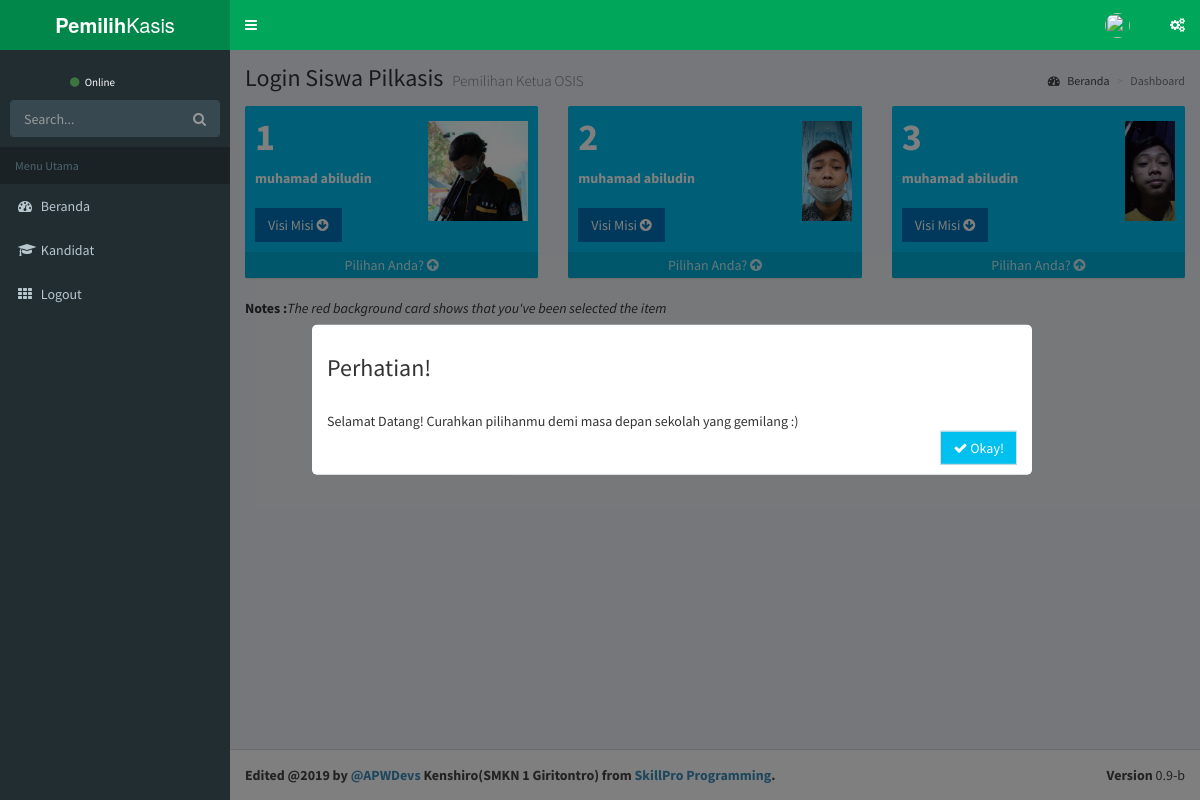
/pemilih/awal.php, run on the app's committed database.
### tables this page shows
CREATE TABLE `kandidat` (
  `idkandidat` int(2) NOT NULL,
  `username` varchar(25) NOT NULL,
  `password` varchar(32) NOT NULL,
  `nama` varchar(100) NOT NULL,
  `kelas` varchar(32) NOT NULL,
  `nokandidat` varchar(2) NOT NULL,
  `jumlahsuara` varchar(4) NOT NULL DEFAULT '0',
  `visi` varchar(100) NOT NULL,
  `misi` varchar(255) NOT NULL,
  `aktif` enum('Y','T') NOT NULL DEFAULT 'T',
  `foto` varchar(50) NOT NULL
);

### pemilih/awal.php (the view, shortened to what this page needs)
<?php include_once "atas.php"; ?>
<?php
include_once "../sambungan.php";
$sql = "SELECT * FROM kandidat ORDER BY nokandidat";
$query = mysqli_query($koneksi, $sql);
$memilih = $_SESSION['memilih'];
$state_pilih = $_SESSION['state_pilih'];
?>
<div class="content-wrapper">
  <section class="content-header">
    <h1>
      Login Siswa Pilkasis
      <small>Pemilihan Ketua OSIS</small>
    </h1>
    <ol class="breadcrumb">
      <li><a href="."><i class="fa fa-dashboard"></i> Beranda</a></li>
      <li class="active">Dashboard</li>
    </ol>
  </section>
  <section class="content">
    <div class="row">
      <?php
      while ($r = mysqli_fetch_array($query)) {
        $warna = "";
        if ($memilih == 0 || $memilih != $r['nokandidat']) {
          $warna = "bg-aqua";
        } else {
          $warna = "bg-red";
        }
        echo "        <div class='col-lg-4 col-xs-6'>
          <div class='small-box $warna'>
            <div class='inner'>";
        echo "<h3>" . $r['nokandidat'] . "</h3>";
        echo "<b>" . $r['nama'] . "</b>";
        echo "<br /><b>" . $r['kelas'] . "</b>";
        $trig = "trigk" . intval($r['nokandidat']);
        echo "<br /><button id='$trig' class='btn btn-flat bg-blue'> Visi Misi    <i class='fa fa-arrow-circle-down'></i></button><br />";
        echo '            </div>
            <div class="icon">
              <img src="../gambar/kandidat/' . $r['foto'] . '" height="100px"/>
            </div>';
        if ($memilih == 0 || $memilih != $r['nokandidat']) {
          echo '<a href="?m=pemilih&s=simpan&idketua=' . $r['nokandidat'] . '" class="small-box-footer">Pilihan Anda? <i class="fa fa-arrow-circle-up"></i></a>';
        } else {
          echo '<a href="#" class="small-box-footer">Anda memilih calon ini<i class="fa fa-check"></i></a>';
        }
        echo '  </div>
        </div>';
      }
      ?>
    </div>
    <div class="pull-left pull-bottom">
      <b>Notes :</b><i>The red background card shows that you've been selected the item</i>
    </div>
    <br />
    <?php
    echo "<div class='visimisi' id='savediv'>";
    echo "<div class='visimisi-content' id='cntsave'>";
    echo "<h3> Perhatian!</h3><br />";
    $state = 0;
    if ($state_pilih == 1) {
      echo "Terimakasih Sudah Memilih!, Silahkan klik tombol Log out untuk keluar! <br />";
      $state = 0;
    } elseif ($state_pilih == 2) {
      echo "I'm sorry, Ada Error Rupanya, Silahkan pilih ulang lagi :) <br />";
      $state = 1;
    } else {
      $state = 1;
      echo "Selamat Datang! Curahkan pilihanmu demi masa depan sekolah yang gemilang :)";
    }
    if ($state == 1) {
      echo "<br /> <div class='pull-right'>
                                  <span class='btn btn-large btn-default btn-flat bg-aqua' id='closediv'><i class='fa fa-check'></i> Okay!</a>
                                </div>";
      echo "</div> </div>";
    } else {
      echo "<br /> <div class='pull-right'>
                                  <span class='btn btn-large btn-default btn-flat bg-aqua' id='closediv'><i class='fa fa-check'></i> Log-Out!</a>
                                </div>";
      echo "</div> </div>";
    }
    ?>
    <?php include "bawah.php";
    ?>

### pemilih/atas.php (style rules this page uses)
.visimisi { position: fixed; left: 0; top: 0; width: 100%; height: 100%; background-color: rgba(0, 0, 0, 0.5); opacity: 0; visibility: hidden; transform: scale(1.1); transition: visibility 0s linear 0.25s, opacity 0.25s 0s, transform 0.25s; }
.visimisi-content { position: absolute; top: 50%; left: 50%; transform: translate(-40%, -50%); background-color: white; padding: 1rem 1.5rem; width: 60%; border-radius: 0.5rem; }
.show-visimisi { opacity: 1; z-index: 99 !important; visibility: visible; transform: scale(1.0); transition: visibility 0s linear 0s, opacity 0.25s 0s, transform 0.25s; }

### data on the page
kandidat: nokandidat "1", nama "muhamad abiludin", foto (picture)
kandidat: nokandidat "2", nama "muhamad abiludin", foto (picture)
kandidat: nokandidat "3", nama "muhamad abiludin", foto (picture)
